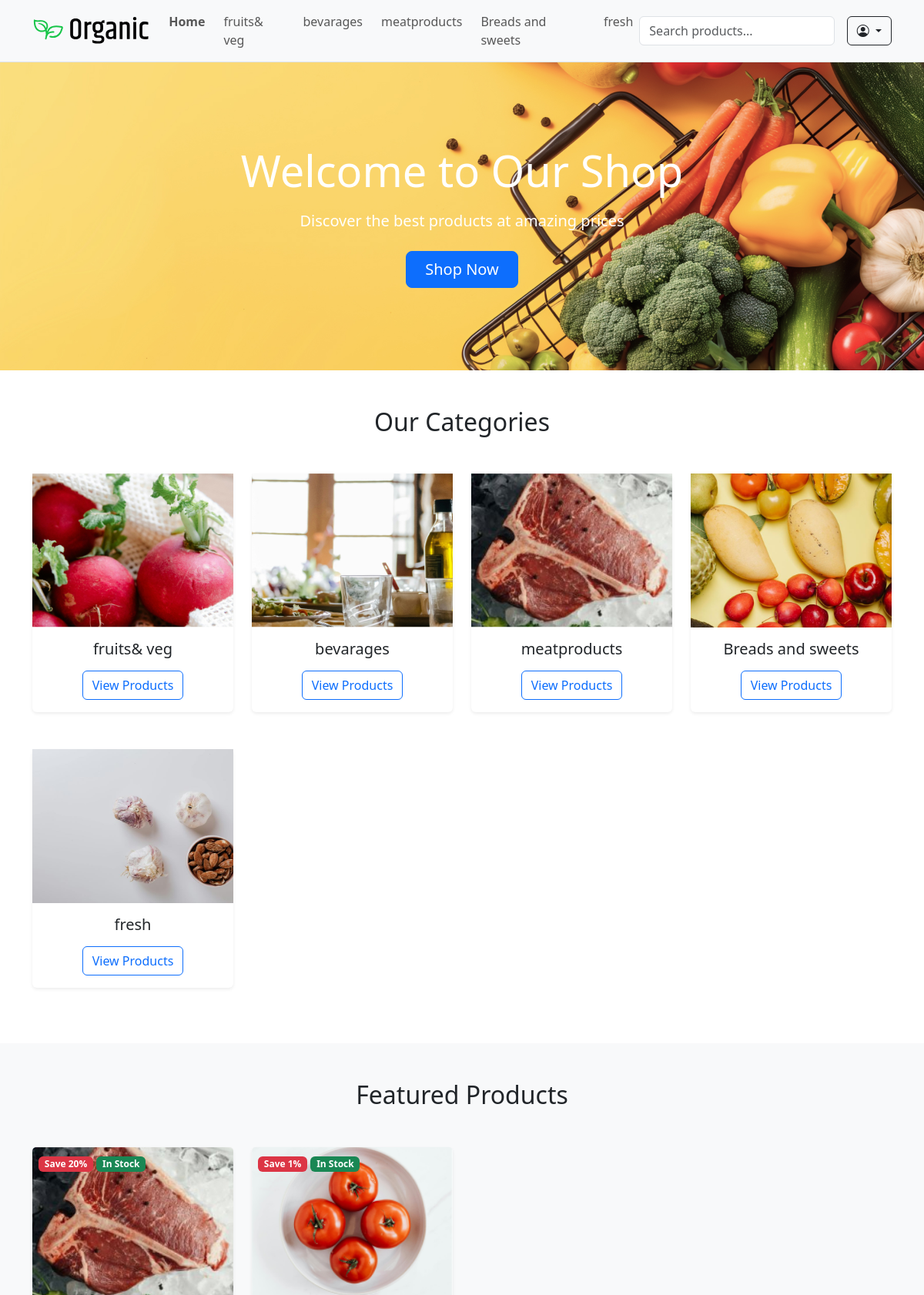
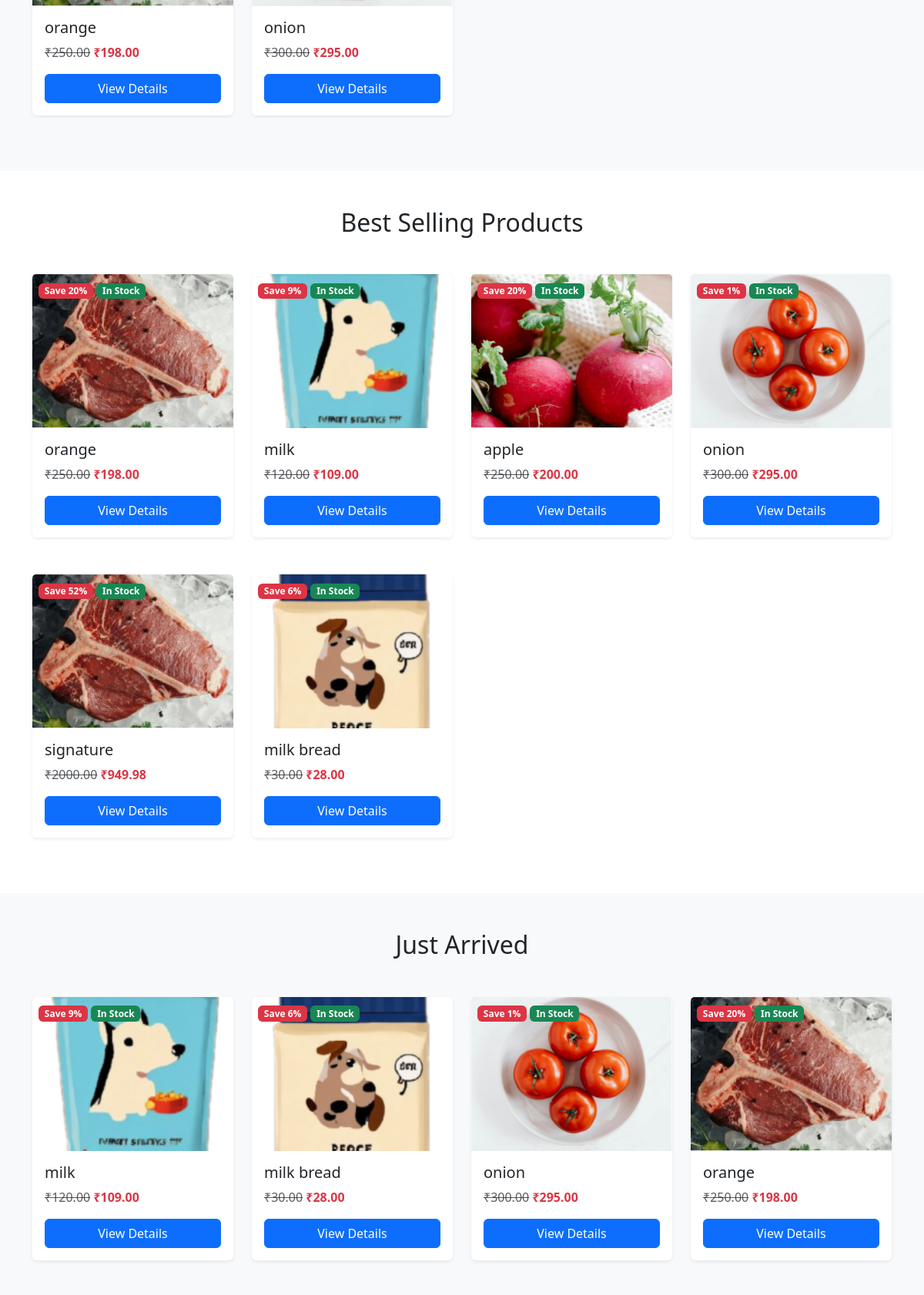
The page / (upper part) on the database its author committed (2 pictures, top to bottom).
### shop/models.py (models this page shows, shortened)
class Category(models.Model):
    name = models.CharField(max_length=100)
    slug = models.SlugField(unique=True)
    image = models.ImageField(upload_to='categories/')
    class Meta:
        verbose_name_plural = "Categories"

class Product(models.Model):
    category = models.ForeignKey(Category, on_delete=models.CASCADE, related_name='products')
    name = models.CharField(max_length=255)
    slug = models.SlugField(unique=True)
    description = models.TextField()
    price = models.DecimalField(max_digits=10, decimal_places=2)
    discount_price = models.DecimalField(max_digits=10, decimal_places=2, null=True, blank=True)
    image = models.ImageField(upload_to='products/')
    is_featured = models.BooleanField(default=False)
    sold_count = models.PositiveIntegerField(default=0)
    created_at = models.DateTimeField(auto_now_add=True)
    views = models.PositiveIntegerField(default=0)
    available = models.BooleanField(default=True)
    stock = models.PositiveIntegerField(default=0)
    @property
    def get_discount_percentage(self):
        if self.discount_price:
            return int(100 - (self.discount_price / self.price * 100))
        return 0

### shop/views.py (the view)
# urls.py: path('', views.index, name='index'),
def index(request):
    categories = Category.objects.all()
    featured_products = Product.objects.filter(available=True, is_featured=True)[:8]
    best_selling = Product.objects.filter(available=True).order_by('-sold_count')[:10]
    just_arrived = Product.objects.filter(available=True).order_by('-created_at')[:10]
    most_popular = Product.objects.filter(available=True).order_by('-views')[:8]
    context = {
        'categories': categories,
       'featured_products': featured_products,
        'best_selling': best_selling,
        'just_arrived': just_arrived,
        'most_popular': most_popular,
    }
    return render(request, 'shop/index.html', context)

### shop/templates/shop/index.html (shortened to what this page needs)
{% extends 'shop/base.html' %}
{% load static %}
{% block content %}
<section class="hero-section" style="background-image: url('{% static 'images/banner-1.jpg' %}'); background-size: cover; background-position: center; min-height: 400px; display: flex; align-items: center;">
    <div class="container text-center text-white">
        <h1 class="display-4 mb-3">Welcome to Our Shop</h1>
        <p class="lead mb-4">Discover the best products at amazing prices</p>
        <a href="#featured" class="btn btn-primary btn-lg px-4">Shop Now</a>
    </div>
</section>
<section class="py-5">
    <div class="container">
        <h2 class="section-title text-center mb-5">Our Categories</h2>
        <div class="row g-4">
            {% for category in categories %}
            <div class="col-md-3 mb-4">
                <div class="card h-100 border-0 shadow-sm hover-shadow transition">
                    <div class="card-img-top-container" style="height: 200px; overflow: hidden;">
                        <img src="{{ category.image.url }}" class="img-fluid w-100 h-100 object-fit-cover" alt="{{ category.name }}" loading="lazy">
                    </div>
                    <div class="card-body text-center">
                        <h5 class="card-title">{{ category.name }}</h5>
                        <a href="{% url 'shop:category_detail' category.slug %}" class="btn btn-outline-primary mt-2 stretched-link">
                            View Products
                        </a>
                    </div>
                </div>
            </div>
            {% endfor %}
        </div>
    </div>
</section>
{% with sections=featured_products title="Featured Products" bg_class="bg-light" %}
    {% include "shop/partials/product_section.html" %}
{% endwith %}
{% with sections=best_selling title="Best Selling Products" %}
    {% include "shop/partials/product_section.html" %}
{% endwith %}
{% with sections=just_arrived title="Just Arrived" bg_class="bg-light" %}
    {% include "shop/partials/product_section.html" %}
{% endwith %}
{% endblock %}

### shop/templates/shop/partials/header.html (shortened to what this page needs)
{% load static %}
<header>
  <nav class="navbar navbar-expand-lg navbar-light bg-light border-bottom py-2">
    <div class="container">
      <a class="navbar-brand" href="{% url 'shop:index' %}">
        <img src="{% static 'images/logo.svg' %}" alt="Organic Shop" height="40">
      </a>
      <div class="collapse navbar-collapse" id="navbarContent">
        <ul class="navbar-nav me-auto mb-2 mb-lg-0 gap-2">
          <li class="nav-item">
            <a class="nav-link fw-semibold" href="{% url 'shop:index' %}">Home</a>
          </li>
          {% for category in categories %}
          <li class="nav-item">
            <a class="nav-link" href="{% url 'shop:category_detail' category.slug %}">{{ category.name }}</a>
          </li>
          {% endfor %}
        </ul>
        <form class="d-flex position-relative me-3" id="ajax-search-form">
          <input class="form-control" type="search" id="search-input" placeholder="Search products..." aria-label="Search">
        </form>
        <div class="dropdown">
          <a class="btn btn-outline-dark dropdown-toggle" href="#" role="button" id="userMenu" data-bs-toggle="dropdown" aria-expanded="false">
            <i class="bi bi-person-circle"></i>
          </a>
        </div>
      </div>
    </div>
  </nav>
</header>

### shop/templates/shop/partials/product_section.html (shortened to what this page needs)
<div class="product-section py-5 {{ bg_class }}">
    <div class="container">
        <h2 class="section-title text-center mb-5">{{ title }}</h2>
        <div class="row g-4">
            {% for product in sections %}
            <div class="col-md-3 mb-4">
                <div class="card h-100 border-0 shadow-sm hover-shadow transition position-relative">
                    <div class="position-absolute top-0 start-0 p-2">
                        {% if product.discount_price %}
                            <span class="badge bg-danger">Save {{ product.get_discount_percentage }}%</span>
                        {% endif %}
                        {% if product.stock > 10 %}
                            <span class="badge bg-success">In Stock</span>
                        {% elif product.stock > 0 %}
                            <span class="badge bg-warning text-dark">Only {{ product.stock }} left!</span>
                        {% else %}
                            <span class="badge bg-danger">Out of Stock</span>
                        {% endif %}
                    </div>
                    <div style="height: 200px; overflow: hidden;">
                    </div>
                    <div class="card-body">
                        <h5 class="card-title">{{ product.name }}</h5>
                        <div class="price mb-3">
                            {% if product.discount_price %}
                                <del class="text-muted">₹{{ product.price }}</del>
                                <span class="text-danger fw-bold">₹{{ product.discount_price }}</span>
                            {% else %}
                                <span class="fw-bold">₹{{ product.price }}</span>
                            {% endif %}
                        </div>
                        <a href="{% url 'shop:product_detail' product.slug %}" class="btn btn-primary w-100 stretched-link">
                            View Details
                        </a>
                    </div>
                </div>
            </div>
            {% endfor %}
        </div>
    </div>
</div>

### shop/static/css/style.css (style rules this page uses)
.hero-section { background-size: cover; background-position: center; padding: 100px 0; color: white; }
.price del { color: #6c757d; }
.price .text-danger { font-weight: bold; }

### rows shown on the page
Category: name "fruits& veg", image (picture)
Category: name "bevarages", image (picture)
Category: name "meatproducts", image (picture)
Category: name "Breads and sweets", image (picture)
Category: name "fresh", image (picture)

### other values the page prints
{{ title }} "Featured Products Best Selling Products Just Arrived"
